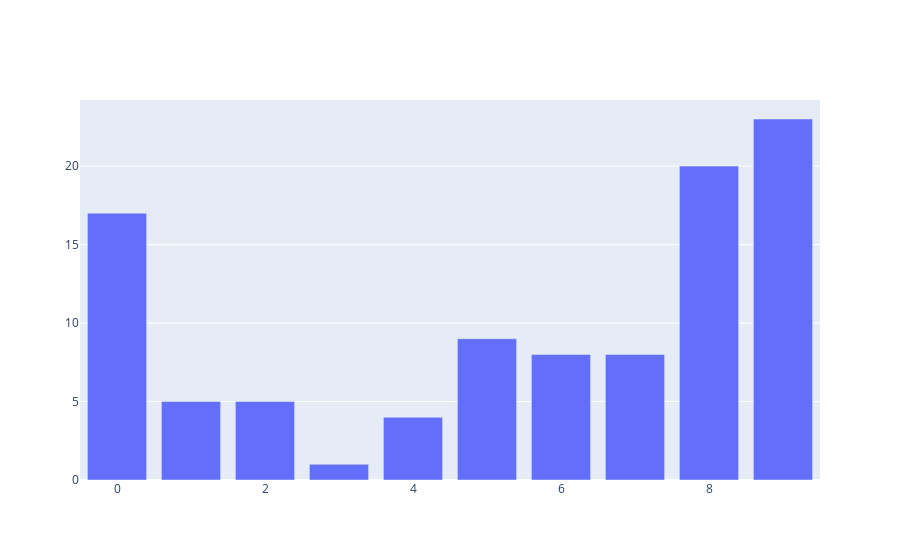

Notebook cell for this chart:
### Code cell


### Figure 1 — Plotly figure (JSON) as saved in the notebook; plotly's stock layout.template omitted (floating-point values rounded to 4 significant figures)
{"data": [{"type": "bar", "x": [0, 1, 2, 3, 4, 5, 6, 7, 8, 9], "y": [17, 5, 5, 1, 4, 9, 8, 8, 20, 23]}], "layout": {"autosize": true, "xaxis": {"autorange": true, "range": [-0.5, 9.5], "type": "linear"}, "yaxis": {"autorange": true, "range": [0, 24.21], "type": "linear"}}}
